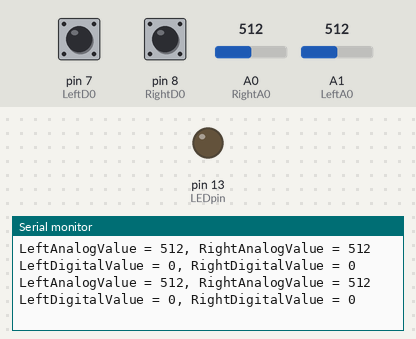
This sketch was run on a simulated Arduino Uno, built with avr-gcc and run on an emulated ATmega328P. Shown: output pins drawn as LEDs (lit = HIGH), the last lines printed to the serial monitor. Inputs (shaded band) come from the test bench; at power-on: A0 (RightA0) = 512, A1 (LeftA0) = 512, pin 7 (LeftD0) LOW, pin 8 (RightD0) LOW.

Above: at 1.8 s.
1.9 s: A0 (RightA0) set to 0
At 2.6 s:
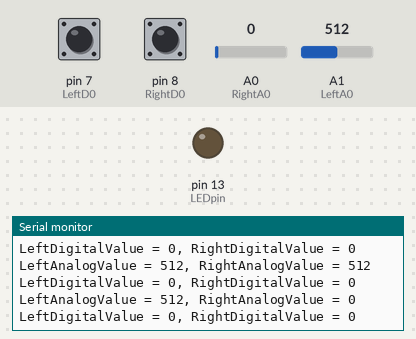
6.0 s: A1 (LeftA0) set to 0
At 7.0 s:
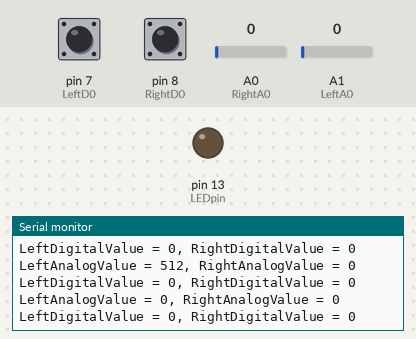
10.1 s: A0 (RightA0) set to 122
At 11.1 s:
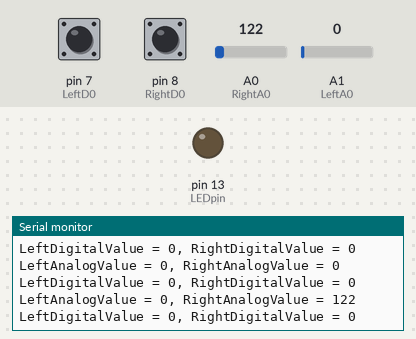
Timing chart, 0 to 13.1 s (numbered marks = the images above; inputs shaded):
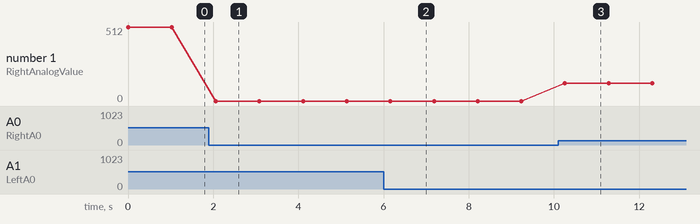

Measured:
- after the input at 1.9 s, the serial monitor: prints a new line after 0.16 s (image 1)
- after the input at 6.0 s, the serial monitor: prints a new line after 0.16 s (image 2)
- after the input at 10.1 s, the serial monitor: prints a new line after 0.16 s (image 3)
- plotted number 1: 0 → 122 after the input at 10.1 s

The sketch:

LineFollowerTest.ino
```cpp
// Motor driver pins
// Left motor
const int LmotorSpeed = 9;      // ENA
const int LmotorBackward = 10;   // IN1
const int LmotorForward = 11;  // IN2
// Right motor
const int RmotorSpeed = 3;      // ENB
const int RmotorForward = 6;    // IN4
const int RmotorBackward = 5;   // IN3

// Ultrasonic sensor pins
const int trigPin = 2;          // Trigger pin
const int echoPin = 12;         // Echo pin

// Line follower pins
const int LeftA0 = A1;          // Left analog pin
const int RightA0 = A0;         // Right analog pin
const int LeftD0 = 7;           // Left digital pin
const int RightD0 = 8;          // Right digital pin

// initialize line follower
void line_follower();

// LED pin (if used)
const int LEDpin = 13;

void setup() {
  // LED pin
  pinMode(LEDpin, OUTPUT);

  //Line follower pins
  // Analog pins
  pinMode(LeftA0, INPUT);
  pinMode(RightA0, INPUT);
  // Digital pins
  pinMode(LeftD0, INPUT);
  pinMode(RightD0, INPUT);

  // Begin serial communication
  Serial.begin(9600);
}

void loop() {
  line_follower();
  delay(1000);

}


void line_follower() {
  // read analog sensor values
  int LeftAnalogValue = analogRead(LeftA0);
  int RightAnalogValue = analogRead(RightA0);
  // read digital sensor values
  int LeftDigitalValue = digitalRead(LeftD0);
  int RightDigitalValue = digitalRead(RightD0);


  // For testing, this way we'll see which value corresponds to black (the color of the road)
  Serial.print("LeftAnalogValue = ");
  Serial.print(LeftAnalogValue);
  Serial.print(", RightAnalogValue = ");
  Serial.println(RightAnalogValue);

  Serial.print("LeftDigitalValue = ");
  Serial.print(LeftDigitalValue);
  Serial.print(", RightDigitalValue = ");
  Serial.println(RightDigitalValue);

}
```
